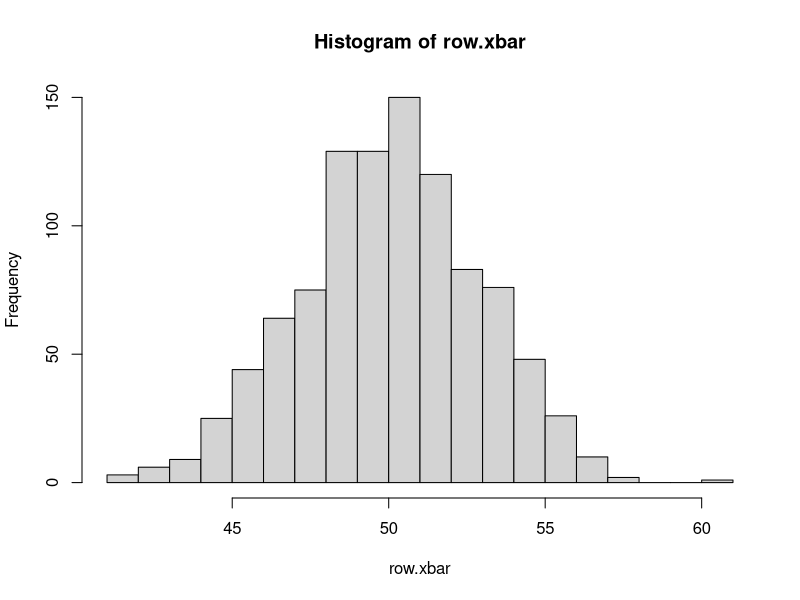

Write the R code that produced this figure.
x.bar <- 36.4
mu.0 = 20
n <- 70
sigma <- 40

z <- (x.bar-mu.0)/(sigma/sqrt(n))
z

alpha.5pc.1tail <- .05
quantile <- qnorm(alpha.5pc.1tail,mu.0,sigma/sqrt(n))
quantile
z.crit.val <- qnorm(p=.05,mean=0,sd=1,lower.tail = F)
z.crit.val
z>z.crit.val
p.value <- pnorm(z,mean=1,sd=1,lower.tail=F)
p.value


p.v <- 2*pnorm(-2.47,mean=0, sd =1)
p.v


# Fun with central limit theorem
n <- 100
data<-matrix(runif(1000*n,0,100),ncol=n)
row.xbar <- apply(data,1,mean)
hist(row.xbar,breaks = 20)

pnorm(-.47,0,1)

qchisq(.05,39,lower.tail = F)
pchisq(66.98,39,lower.tail=F)

qf(.05,47,59,lower.tail=F)

